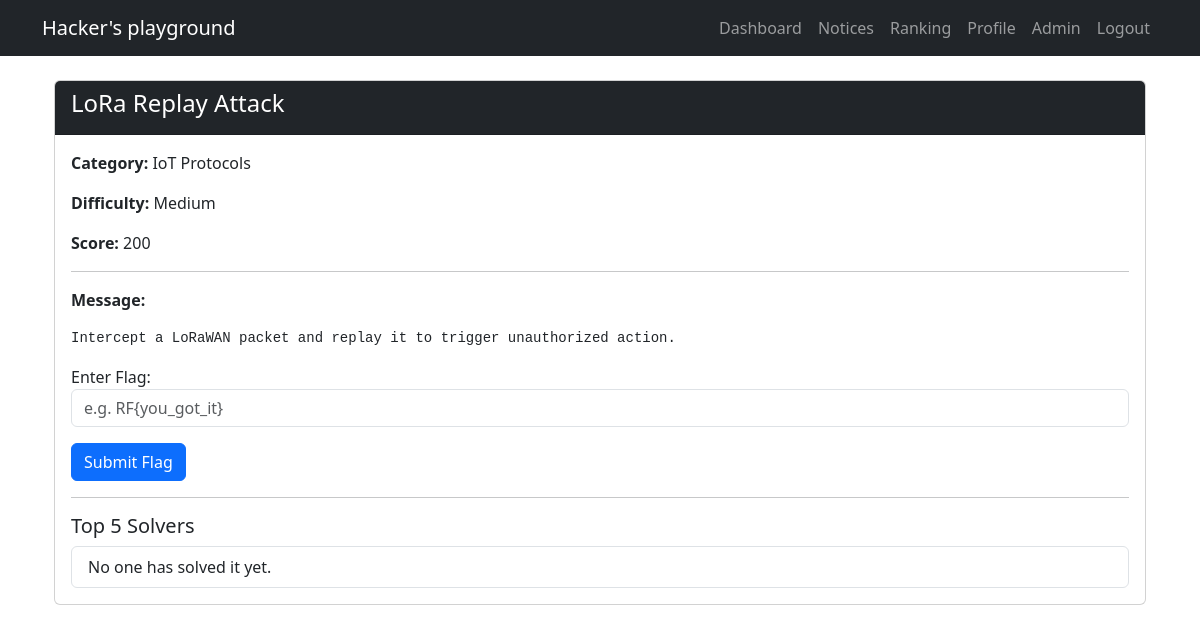
The page /challenge/2 (signed in) on the database its author committed.
### tables this page shows
CREATE TABLE challenges (
  id INTEGER PRIMARY KEY AUTOINCREMENT,
  title TEXT NOT NULL,
  category TEXT,
  message TEXT,
  difficulty TEXT,
  score INTEGER,
  flag TEXT
);

### app.py (the view, shortened to what this page needs)
@app.route('/challenge/<int:challenge_id>', methods=['GET', 'POST'])
def challenge(challenge_id):
    if 'user_id' not in session:
        return redirect('/login')
    conn = get_db()
    cur = conn.cursor()
    cur.execute("SELECT * FROM challenges WHERE id=?", (challenge_id,))
    challenge = cur.fetchone()
    if not challenge:
        flash("Challenge not found.")
        return redirect('/dashboard')
    cur.execute("SELECT 1 FROM solves WHERE user_id=? AND challenge_id=?", (session['user_id'], challenge_id))
    already_solved = cur.fetchone()
    cur.execute("""
        SELECT u.username, s.solved_at
        FROM solves s JOIN users u ON s.user_id = u.id
        WHERE s.challenge_id = ?
        ORDER BY s.solved_at ASC
        LIMIT 5
    """, (challenge_id,))
    solvers = cur.fetchall()
    return render_template('challenge.html', challenge=challenge, already_solved=bool(already_solved), solvers=solvers)

### app.py (called while the page is built)
def get_db():
    conn = sqlite3.connect(DB)
    conn.row_factory = sqlite3.Row
    return conn

### templates/challenge.html
{% extends "base.html" %}
{% block content %}
<div class="container">
  <div class="card">
    <div class="card-header bg-dark text-white">
      <h4>{{ challenge.title }}</h4>
    </div>
    <div class="card-body">
      <p><strong>Category:</strong> {{ challenge.category }}</p>
      <p><strong>Difficulty:</strong> {{ challenge.difficulty }}</p>
      <p><strong>Score:</strong> {{ challenge.score }}</p>
      <hr>
      <p><strong>Message:</strong></p>
      <pre>{{ challenge.message }}</pre>
      {% if already_solved %}
        <div class="alert alert-success">✅ You have already solved this challenge.</div>
      {% else %}
        <form method="POST">
          <div class="mb-3">
            <label for="flag">Enter Flag:</label>
            <input type="text" class="form-control" name="flag" placeholder="e.g. RF{you_got_it}" required>
          </div>
          <button class="btn btn-primary">Submit Flag</button>
        </form>
      {% endif %}
      <hr>
      <h5>Top 5 Solvers</h5>
      <ul class="list-group">
        {% for solver in solvers %}
          <li class="list-group-item">{{ solver.username }} <small class="text-muted">({{ solver.solved_at }})</small></li>
        {% else %}
          <li class="list-group-item">No one has solved it yet.</li>
        {% endfor %}
      </ul>
    </div>
  </div>
</div>
{% endblock %}

### rows shown on the page
challenges: title "LoRa Replay Attack", category "IoT Protocols", difficulty "Medium", score "200", message "Intercept a LoRaWAN packet and replay it to trigger unauthorized action."
